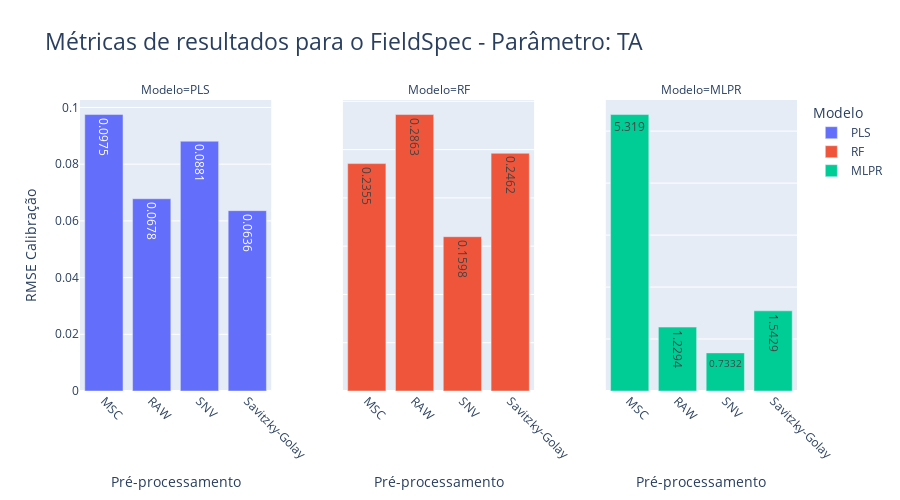
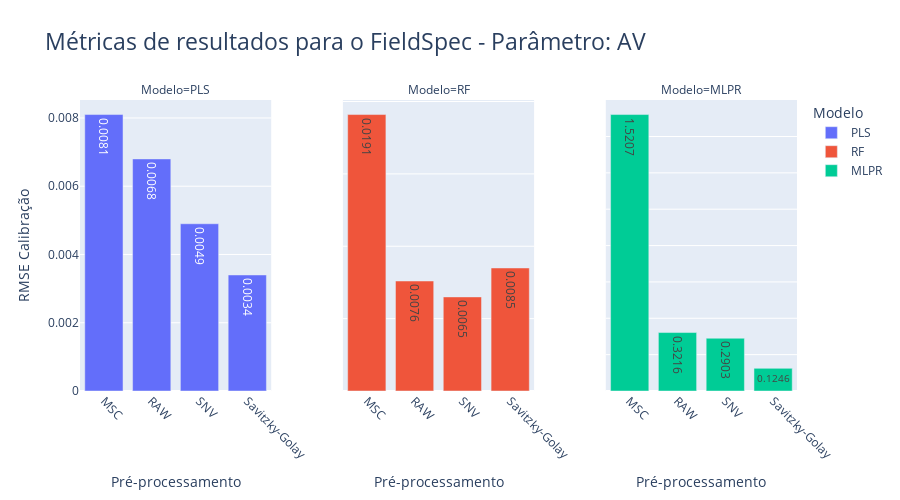
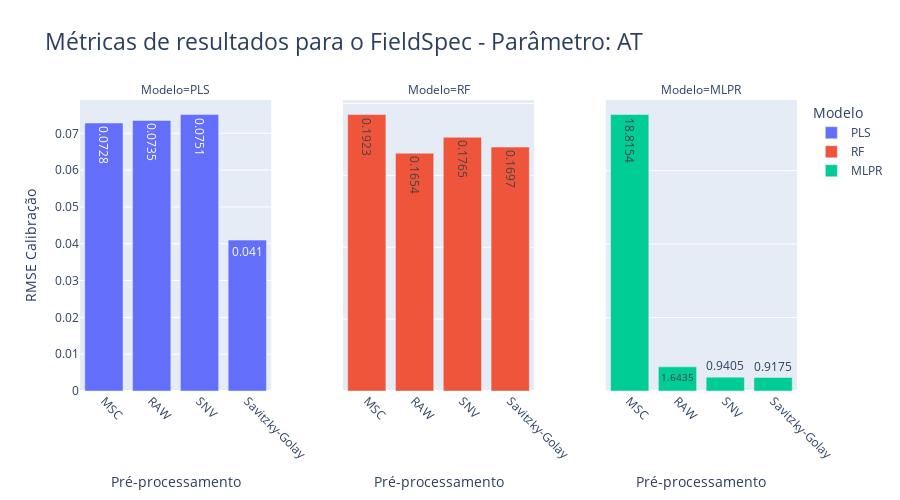
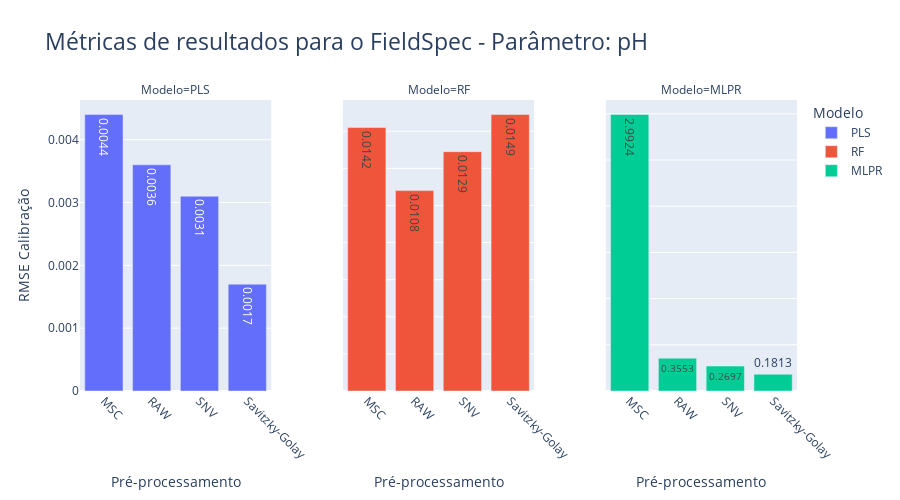

Source (notebook cell) for these figures, in order:
### Code cell
import plotly.express as px

# Iterar sobre cada parâmetro
for parametro in results["Parâmetro"].unique():
    # Filtrar o DataFrame para o parâmetro atual
    df_parametro = results[results["Parâmetro"] == parametro]
    
    # Criando o gráfico de barras com Plotly Express
    fig = px.bar(df_parametro,
                 x="Pré-processamento",
                 y="RMSE Calibração",
                 facet_col="Modelo",
                 color="Modelo",
                 title=f'Métricas de resultados para o {df_parametro["Dispositivo"].unique().tolist()[0]} - Parâmetro: {parametro}',
                 text_auto=True,
                 template='plotly',
                 facet_row_spacing=0.2,
                 facet_col_spacing=0.1)  # Adicionando espaço entre as colunas

    # Atualizando o layout do gráfico
    fig.update_layout(title=dict(font=dict(size=23), yref='paper'), height=500)
    fig.update_yaxes(matches=None)
    fig.update_xaxes(tickangle=45)

    # Exibindo o gráfico
    fig.show()

### Figure 1 — Plotly figure (JSON) as saved in the notebook; plotly's stock layout.template omitted (floating-point values rounded to 4 significant figures)
{"data": [{"alignmentgroup": "True", "hovertemplate": "Modelo=PLS<br>Pré-processamento=%{x}<br>RMSE Calibração=%{y}<extra></extra>", "legendgroup": "PLS", "marker": {"color": "#636efa", "pattern": {"shape": ""}}, "name": "PLS", "offsetgroup": "PLS", "orientation": "v", "showlegend": true, "textposition": "auto", "texttemplate": "%{y}", "type": "bar", "x": ["MSC", "RAW", "SNV", "Savitzky-Golay"], "xaxis": "x", "y": [0.0975, 0.0678, 0.0881, 0.0636], "yaxis": "y"}, {"alignmentgroup": "True", "hovertemplate": "Modelo=RF<br>Pré-processamento=%{x}<br>RMSE Calibração=%{y}<extra></extra>", "legendgroup": "RF", "marker": {"color": "#EF553B", "pattern": {"shape": ""}}, "name": "RF", "offsetgroup": "RF", "orientation": "v", "showlegend": true, "textposition": "auto", "texttemplate": "%{y}", "type": "bar", "x": ["MSC", "RAW", "SNV", "Savitzky-Golay"], "xaxis": "x2", "y": [0.2355, 0.2863, 0.1598, 0.2462], "yaxis": "y2"}, {"alignmentgroup": "True", "hovertemplate": "Modelo=MLPR<br>Pré-processamento=%{x}<br>RMSE Calibração=%{y}<extra></extra>", "legendgroup": "MLPR", "marker": {"color": "#00cc96", "pattern": {"shape": ""}}, "name": "MLPR", "offsetgroup": "MLPR", "orientation": "v", "showlegend": true, "textposition": "auto", "texttemplate": "%{y}", "type": "bar", "x": ["MSC", "RAW", "SNV", "Savitzky-Golay"], "xaxis": "x3", "y": [5.319, 1.229, 0.7332, 1.543], "yaxis": "y3"}], "layout": {"annotations": [{"font": {}, "showarrow": false, "text": "Modelo=PLS", "x": 0.1333, "xanchor": "center", "xref": "paper", "y": 1, "yanchor": "bottom", "yref": "paper"}, {"font": {}, "showarrow": false, "text": "Modelo=RF", "x": 0.5, "xanchor": "center", "xref": "paper", "y": 1, "yanchor": "bottom", "yref": "paper"}, {"font": {}, "showarrow": false, "text": "Modelo=MLPR", "x": 0.8667, "xanchor": "center", "xref": "paper", "y": 1, "yanchor": "bottom", "yref": "paper"}], "barmode": "relative", "height": 500, "legend": {"title": {"text": "Modelo"}, "tracegroupgap": 0}, "title": {"font": {"size": 23}, "text": "Métricas de resultados para o FieldSpec - Parâmetro: TA", "yref": "paper"}, "xaxis": {"anchor": "y", "domain": [0, 0.2667], "tickangle": 45, "title": {"text": "Pré-processamento"}}, "xaxis2": {"anchor": "y2", "domain": [0.3667, 0.6333], "matches": "x", "tickangle": 45, "title": {"text": "Pré-processamento"}}, "xaxis3": {"anchor": "y3", "domain": [0.7333, 1], "matches": "x", "tickangle": 45, "title": {"text": "Pré-processamento"}}, "yaxis": {"anchor": "x", "domain": [0, 1], "title": {"text": "RMSE Calibração"}}, "yaxis2": {"anchor": "x2", "domain": [0, 1], "showticklabels": false}, "yaxis3": {"anchor": "x3", "domain": [0, 1], "showticklabels": false}}}

### Figure 2 — Plotly figure (JSON) as saved in the notebook; plotly's stock layout.template omitted (floating-point values rounded to 4 significant figures)
{"data": [{"alignmentgroup": "True", "hovertemplate": "Modelo=PLS<br>Pré-processamento=%{x}<br>RMSE Calibração=%{y}<extra></extra>", "legendgroup": "PLS", "marker": {"color": "#636efa", "pattern": {"shape": ""}}, "name": "PLS", "offsetgroup": "PLS", "orientation": "v", "showlegend": true, "textposition": "auto", "texttemplate": "%{y}", "type": "bar", "x": ["MSC", "RAW", "SNV", "Savitzky-Golay"], "xaxis": "x", "y": [0.0081, 0.0068, 0.0049, 0.0034], "yaxis": "y"}, {"alignmentgroup": "True", "hovertemplate": "Modelo=RF<br>Pré-processamento=%{x}<br>RMSE Calibração=%{y}<extra></extra>", "legendgroup": "RF", "marker": {"color": "#EF553B", "pattern": {"shape": ""}}, "name": "RF", "offsetgroup": "RF", "orientation": "v", "showlegend": true, "textposition": "auto", "texttemplate": "%{y}", "type": "bar", "x": ["MSC", "RAW", "SNV", "Savitzky-Golay"], "xaxis": "x2", "y": [0.0191, 0.0076, 0.0065, 0.0085], "yaxis": "y2"}, {"alignmentgroup": "True", "hovertemplate": "Modelo=MLPR<br>Pré-processamento=%{x}<br>RMSE Calibração=%{y}<extra></extra>", "legendgroup": "MLPR", "marker": {"color": "#00cc96", "pattern": {"shape": ""}}, "name": "MLPR", "offsetgroup": "MLPR", "orientation": "v", "showlegend": true, "textposition": "auto", "texttemplate": "%{y}", "type": "bar", "x": ["MSC", "RAW", "SNV", "Savitzky-Golay"], "xaxis": "x3", "y": [1.521, 0.3216, 0.2903, 0.1246], "yaxis": "y3"}], "layout": {"annotations": [{"font": {}, "showarrow": false, "text": "Modelo=PLS", "x": 0.1333, "xanchor": "center", "xref": "paper", "y": 1, "yanchor": "bottom", "yref": "paper"}, {"font": {}, "showarrow": false, "text": "Modelo=RF", "x": 0.5, "xanchor": "center", "xref": "paper", "y": 1, "yanchor": "bottom", "yref": "paper"}, {"font": {}, "showarrow": false, "text": "Modelo=MLPR", "x": 0.8667, "xanchor": "center", "xref": "paper", "y": 1, "yanchor": "bottom", "yref": "paper"}], "barmode": "relative", "height": 500, "legend": {"title": {"text": "Modelo"}, "tracegroupgap": 0}, "title": {"font": {"size": 23}, "text": "Métricas de resultados para o FieldSpec - Parâmetro: AV", "yref": "paper"}, "xaxis": {"anchor": "y", "domain": [0, 0.2667], "tickangle": 45, "title": {"text": "Pré-processamento"}}, "xaxis2": {"anchor": "y2", "domain": [0.3667, 0.6333], "matches": "x", "tickangle": 45, "title": {"text": "Pré-processamento"}}, "xaxis3": {"anchor": "y3", "domain": [0.7333, 1], "matches": "x", "tickangle": 45, "title": {"text": "Pré-processamento"}}, "yaxis": {"anchor": "x", "domain": [0, 1], "title": {"text": "RMSE Calibração"}}, "yaxis2": {"anchor": "x2", "domain": [0, 1], "showticklabels": false}, "yaxis3": {"anchor": "x3", "domain": [0, 1], "showticklabels": false}}}

### Figure 3 — Plotly figure (JSON) as saved in the notebook; plotly's stock layout.template omitted (floating-point values rounded to 4 significant figures)
{"data": [{"alignmentgroup": "True", "hovertemplate": "Modelo=PLS<br>Pré-processamento=%{x}<br>RMSE Calibração=%{y}<extra></extra>", "legendgroup": "PLS", "marker": {"color": "#636efa", "pattern": {"shape": ""}}, "name": "PLS", "offsetgroup": "PLS", "orientation": "v", "showlegend": true, "textposition": "auto", "texttemplate": "%{y}", "type": "bar", "x": ["MSC", "RAW", "SNV", "Savitzky-Golay"], "xaxis": "x", "y": [0.0728, 0.0735, 0.0751, 0.041], "yaxis": "y"}, {"alignmentgroup": "True", "hovertemplate": "Modelo=RF<br>Pré-processamento=%{x}<br>RMSE Calibração=%{y}<extra></extra>", "legendgroup": "RF", "marker": {"color": "#EF553B", "pattern": {"shape": ""}}, "name": "RF", "offsetgroup": "RF", "orientation": "v", "showlegend": true, "textposition": "auto", "texttemplate": "%{y}", "type": "bar", "x": ["MSC", "RAW", "SNV", "Savitzky-Golay"], "xaxis": "x2", "y": [0.1923, 0.1654, 0.1765, 0.1697], "yaxis": "y2"}, {"alignmentgroup": "True", "hovertemplate": "Modelo=MLPR<br>Pré-processamento=%{x}<br>RMSE Calibração=%{y}<extra></extra>", "legendgroup": "MLPR", "marker": {"color": "#00cc96", "pattern": {"shape": ""}}, "name": "MLPR", "offsetgroup": "MLPR", "orientation": "v", "showlegend": true, "textposition": "auto", "texttemplate": "%{y}", "type": "bar", "x": ["MSC", "RAW", "SNV", "Savitzky-Golay"], "xaxis": "x3", "y": [18.82, 1.643, 0.9405, 0.9175], "yaxis": "y3"}], "layout": {"annotations": [{"font": {}, "showarrow": false, "text": "Modelo=PLS", "x": 0.1333, "xanchor": "center", "xref": "paper", "y": 1, "yanchor": "bottom", "yref": "paper"}, {"font": {}, "showarrow": false, "text": "Modelo=RF", "x": 0.5, "xanchor": "center", "xref": "paper", "y": 1, "yanchor": "bottom", "yref": "paper"}, {"font": {}, "showarrow": false, "text": "Modelo=MLPR", "x": 0.8667, "xanchor": "center", "xref": "paper", "y": 1, "yanchor": "bottom", "yref": "paper"}], "barmode": "relative", "height": 500, "legend": {"title": {"text": "Modelo"}, "tracegroupgap": 0}, "title": {"font": {"size": 23}, "text": "Métricas de resultados para o FieldSpec - Parâmetro: AT", "yref": "paper"}, "xaxis": {"anchor": "y", "domain": [0, 0.2667], "tickangle": 45, "title": {"text": "Pré-processamento"}}, "xaxis2": {"anchor": "y2", "domain": [0.3667, 0.6333], "matches": "x", "tickangle": 45, "title": {"text": "Pré-processamento"}}, "xaxis3": {"anchor": "y3", "domain": [0.7333, 1], "matches": "x", "tickangle": 45, "title": {"text": "Pré-processamento"}}, "yaxis": {"anchor": "x", "domain": [0, 1], "title": {"text": "RMSE Calibração"}}, "yaxis2": {"anchor": "x2", "domain": [0, 1], "showticklabels": false}, "yaxis3": {"anchor": "x3", "domain": [0, 1], "showticklabels": false}}}

### Figure 4 — Plotly figure (JSON) as saved in the notebook; plotly's stock layout.template omitted (floating-point values rounded to 4 significant figures)
{"data": [{"alignmentgroup": "True", "hovertemplate": "Modelo=PLS<br>Pré-processamento=%{x}<br>RMSE Calibração=%{y}<extra></extra>", "legendgroup": "PLS", "marker": {"color": "#636efa", "pattern": {"shape": ""}}, "name": "PLS", "offsetgroup": "PLS", "orientation": "v", "showlegend": true, "textposition": "auto", "texttemplate": "%{y}", "type": "bar", "x": ["MSC", "RAW", "SNV", "Savitzky-Golay"], "xaxis": "x", "y": [0.0044, 0.0036, 0.0031, 0.0017], "yaxis": "y"}, {"alignmentgroup": "True", "hovertemplate": "Modelo=RF<br>Pré-processamento=%{x}<br>RMSE Calibração=%{y}<extra></extra>", "legendgroup": "RF", "marker": {"color": "#EF553B", "pattern": {"shape": ""}}, "name": "RF", "offsetgroup": "RF", "orientation": "v", "showlegend": true, "textposition": "auto", "texttemplate": "%{y}", "type": "bar", "x": ["MSC", "RAW", "SNV", "Savitzky-Golay"], "xaxis": "x2", "y": [0.0142, 0.0108, 0.0129, 0.0149], "yaxis": "y2"}, {"alignmentgroup": "True", "hovertemplate": "Modelo=MLPR<br>Pré-processamento=%{x}<br>RMSE Calibração=%{y}<extra></extra>", "legendgroup": "MLPR", "marker": {"color": "#00cc96", "pattern": {"shape": ""}}, "name": "MLPR", "offsetgroup": "MLPR", "orientation": "v", "showlegend": true, "textposition": "auto", "texttemplate": "%{y}", "type": "bar", "x": ["MSC", "RAW", "SNV", "Savitzky-Golay"], "xaxis": "x3", "y": [2.992, 0.3553, 0.2697, 0.1813], "yaxis": "y3"}], "layout": {"annotations": [{"font": {}, "showarrow": false, "text": "Modelo=PLS", "x": 0.1333, "xanchor": "center", "xref": "paper", "y": 1, "yanchor": "bottom", "yref": "paper"}, {"font": {}, "showarrow": false, "text": "Modelo=RF", "x": 0.5, "xanchor": "center", "xref": "paper", "y": 1, "yanchor": "bottom", "yref": "paper"}, {"font": {}, "showarrow": false, "text": "Modelo=MLPR", "x": 0.8667, "xanchor": "center", "xref": "paper", "y": 1, "yanchor": "bottom", "yref": "paper"}], "barmode": "relative", "height": 500, "legend": {"title": {"text": "Modelo"}, "tracegroupgap": 0}, "title": {"font": {"size": 23}, "text": "Métricas de resultados para o FieldSpec - Parâmetro: pH", "yref": "paper"}, "xaxis": {"anchor": "y", "domain": [0, 0.2667], "tickangle": 45, "title": {"text": "Pré-processamento"}}, "xaxis2": {"anchor": "y2", "domain": [0.3667, 0.6333], "matches": "x", "tickangle": 45, "title": {"text": "Pré-processamento"}}, "xaxis3": {"anchor": "y3", "domain": [0.7333, 1], "matches": "x", "tickangle": 45, "title": {"text": "Pré-processamento"}}, "yaxis": {"anchor": "x", "domain": [0, 1], "title": {"text": "RMSE Calibração"}}, "yaxis2": {"anchor": "x2", "domain": [0, 1], "showticklabels": false}, "yaxis3": {"anchor": "x3", "domain": [0, 1], "showticklabels": false}}}
